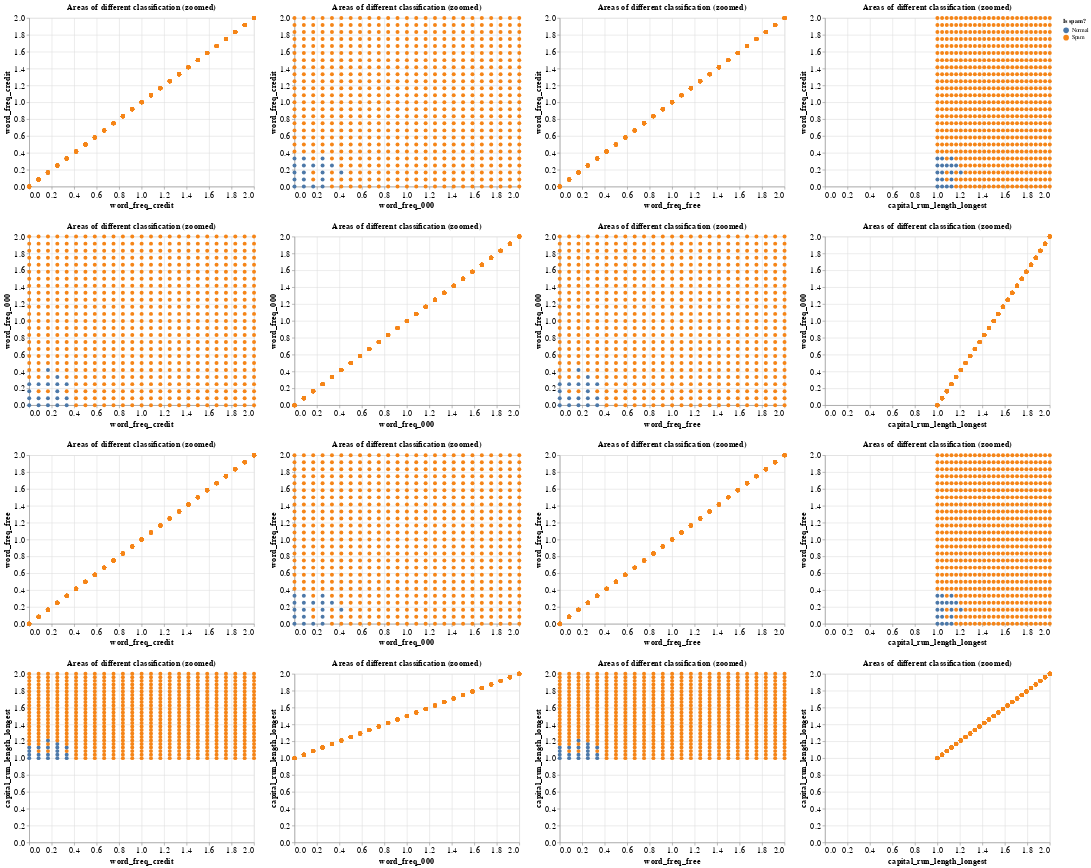

Here is the notebook cell this chart was saved with:
### Code cell
# "barrier" plot for the zoomed in data
predictions = (alt.Chart(whole, title = "Areas of different classification (zoomed)").mark_circle(size = 50, opacity = 1).encode(
        x = alt.X(alt.repeat("column"), type = "quantitative"), 
        y = alt.Y(alt.repeat("row"), type = "quantitative"),
        color = alt.Color("predicted", title = "Is spam?"))
               .repeat(row = ["word_freq_credit", "word_freq_000","word_freq_free","capital_run_length_longest"],
                       column = ["word_freq_credit", "word_freq_000","word_freq_free","capital_run_length_longest"])
               .configure_axis(labelFontSize = 15, titleFontSize = 15)
               .configure_title(fontSize = 15)
               )

predictions

# unfortunately, because we used repeat plots, we can't layer them and thus cannot show the effect of the original data points overlaying the 
# barrier plot

### Figure 1 — Vega-Lite specification as saved in the notebook (floating-point values rounded to 4 significant figures; data arrays with more than 128 entries replaced by an {"elided": "..."} marker saying what was removed)
{"config": {"view": {"continuousWidth": 400, "continuousHeight": 300}, "axis": {"labelFontSize": 15, "titleFontSize": 15}, "title": {"fontSize": 15}}, "repeat": {"column": ["word_freq_credit", "word_freq_000", "word_freq_free", "capital_run_length_longest"], "row": ["word_freq_credit", "word_freq_000", "word_freq_free", "capital_run_length_longest"]}, "spec": {"data": {"name": "data-acde0a7cafbe534e73845f04b34bbed5"}, "mark": {"type": "circle", "opacity": 1, "size": 50}, "encoding": {"color": {"field": "predicted", "title": "Is spam?", "type": "nominal"}, "x": {"field": {"repeat": "column"}, "type": "quantitative"}, "y": {"field": {"repeat": "row"}, "type": "quantitative"}}, "title": "Areas of different classification (zoomed)"}, "$schema": "https://vega.github.io/schema/vega-lite/v4.17.0.json", "datasets": {"data-acde0a7cafbe534e73845f04b34bbed5": {"elided": "625 records"}}}
